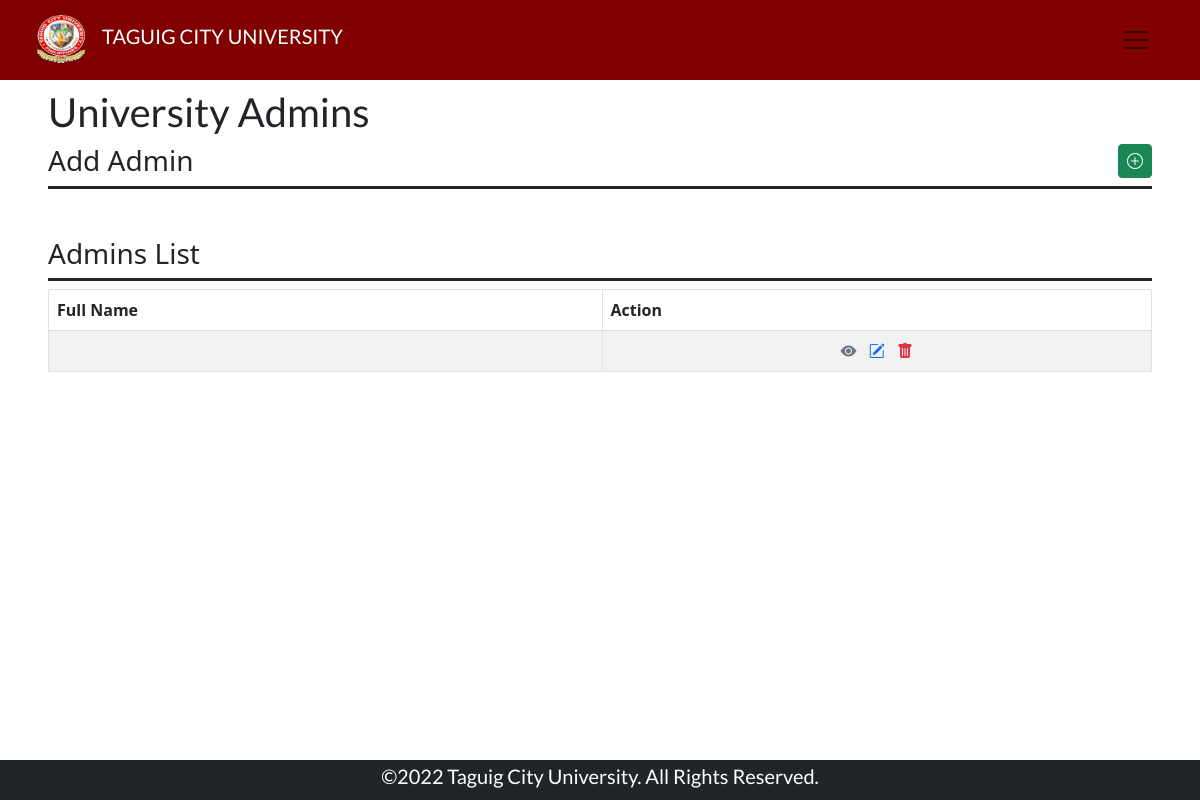
The app's page /adminAccounts.php, older data.
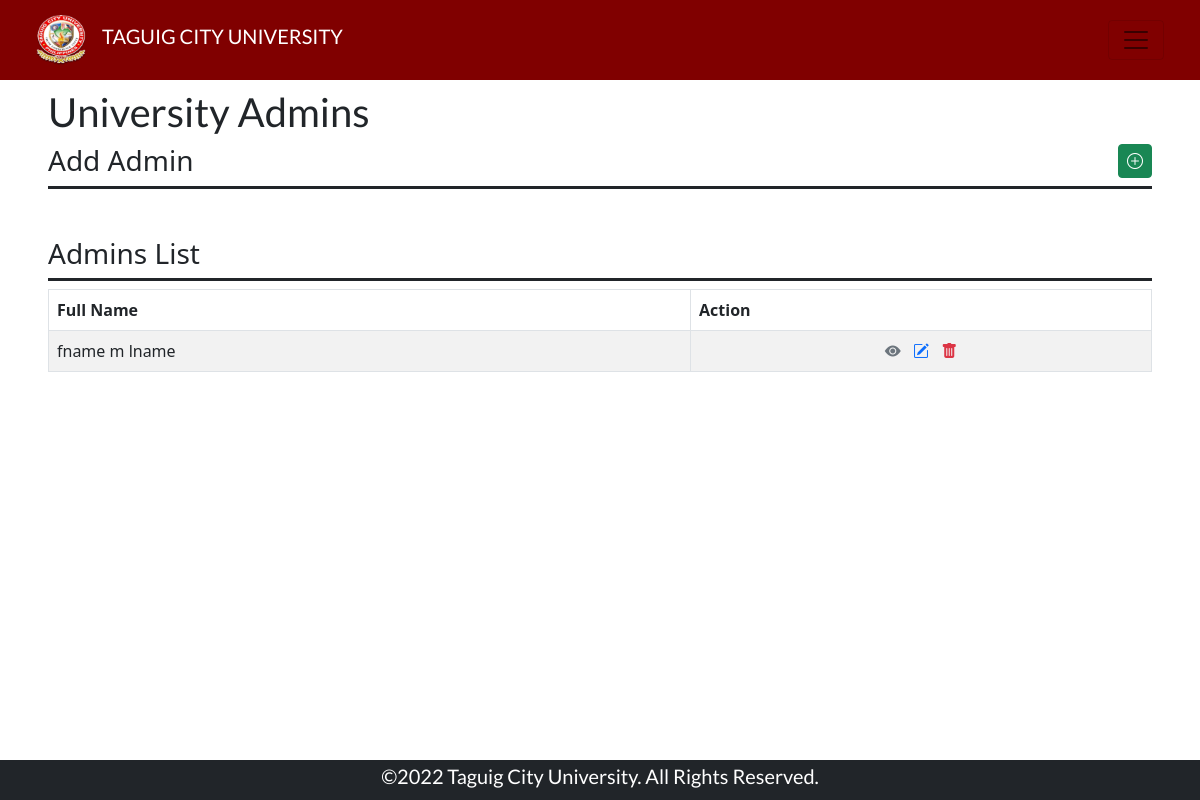
The same page, newer data.
### adminAccounts.php (the view, shortened to what this page needs)
<!doctype html>
<html>
    <head>
        <link rel="stylesheet" href="assets/css/style.css">
        <link rel="stylesheet" href="lib/css/bootstrap.min.css">
        <link rel="stylesheet" href="https://cdn.jsdelivr.net/npm/bootstrap-icons@1.9.1/font/bootstrap-icons.css">
    </head>
    <body>
        <nav class="navbar navbar-expand-lg navbar-light bg-maroon sticky-top px-4">
            <div class="container-fluid">
                <div class="d-flex flex-row align-items-center">
                    <a class="navbar-brand" href="adminDash.php"><img class="logo" src="assets/img/school-logo.png" alt=""></a>
                    <h1 class="fs-5 text-uppercase">Taguig City University</h1>
                </div>
                <button class="navbar-toggler d-inline" type="button" data-bs-toggle="offcanvas" data-bs-target="#offcanvasNavbar" aria-controls="offcanvasNavbar">
                    <span class="navbar-toggler-icon text-white"></span>
                </button>
            </div>
        </nav>
            <div class="d-flex flex-column overflow-scroll py-2 px-5 gap" style="height: 85vh;">
                <div class="d-flex flex-column justify-content-center align-items-start">
                    <h1 class="fs-1 text-dark"> University Admins </h1>
                </div>
                <div class="d-flex flex-column justify-content-between
                            align-items-start gap-2">
                    <div class="w-100 d-flex flex-row justify-content-start align-items-start pb-0 border-bottom border-3 border-dark">
                        <h2 class="fs-3 text-dark"> Add Admin </h2>
                        <a class="btn btn-success py-1 px-2 ms-auto" data-bs-toggle="collapse" href="#collapseExample" role="button" aria-expanded="false" aria-controls="collapseExample">
                            <i class="bi bi-plus-circle"></i>
                        </a>
                    </div>
                </div>
                <div class="d-flex flex-column justify-content-between
                            align-items-start gap-2 mt-5">
                    <div class="w-100 d-flex flex-row justify-content-start align-items-start pb-0 border-bottom border-3 border-dark">
                        <h2 class="fs-3 text-dark"> Admins List </h2>
                    </div>
                    <?php
                        include('functions/php/config.php');
                        $query = "SELECT * FROM `user-admin`";
                        $result = $con->query($query);
                        if(mysqli_num_rows($result) > 0): ?>
                            <table id="" class="table table-striped table-bordered">
                                        <thead>
                                            <tr>
                                                <th>Full Name</th>
                                                <th>Action</th>
                                            </tr>
                                        </thead>
                                        <tbody>
                    <?php while ($row = $result -> fetch_assoc()):
                        $fullName = $row['fName'] . ' ' . substr($row['mName'],0,1) . ' ' . $row['lName'];
                        ?>
                        <tr>
                            <td class=""><?php echo $fullName; ?></td>
                            <td class="mx-auto text-center">
                                <a href="#" class="mx-1 clear text-muted view" data-id="<?php echo $row['id']; ?>"
                                    data-bs-toggle="modal" data-bs-target="#view-ad" id="<?php echo $row['id']; ?>">
                                    <i class="bi bi-eye-fill"></i>
                                </a>
                                <a href="#" class="mx-1 clear text-primary edit" data-id="<?php echo $row['id']; ?>"
                                    data-bs-toggle="modal" data-bs-target="#edit-ad" id="<?php echo $row['id']; ?>">
                                    <i class="bi bi-pencil-square"></i>
                                </a>
                                <a href="#" class="mx-1 clear text-danger delete" data-id="<?php echo $row['id']; ?>"
                                    data-bs-toggle="modal" data-bs-target="#del-ad" id="<?php echo $row['id']; ?>">
                                    <i class="bi bi-trash-fill"></i>
                                </a>
                            </td>
                        </tr>
                    <?php endwhile ?>
                        </tbody>
                    </table>
                    <?php else:?>
                        <div class="w-100 card card-body d-flex flex-column border border-dark bg-danger">
                            <h2 class="fs-3 text-white text-center"> No admins yet! </h2>
                        </div>
                    <?php endif ?>
                </div>
            </div>
            <div class="footer d-flex justify-content-center align-items-center sticky-bottom bg-dark">
                <h1 class="text-white fs-5"> ©2022 Taguig City University. All Rights Reserved.</h1>
            </div>
    </body>
</html>

Row changes from the older to the newer data that the page shows:
changed user-admin: fullName (not shown) → "fname m lname"
